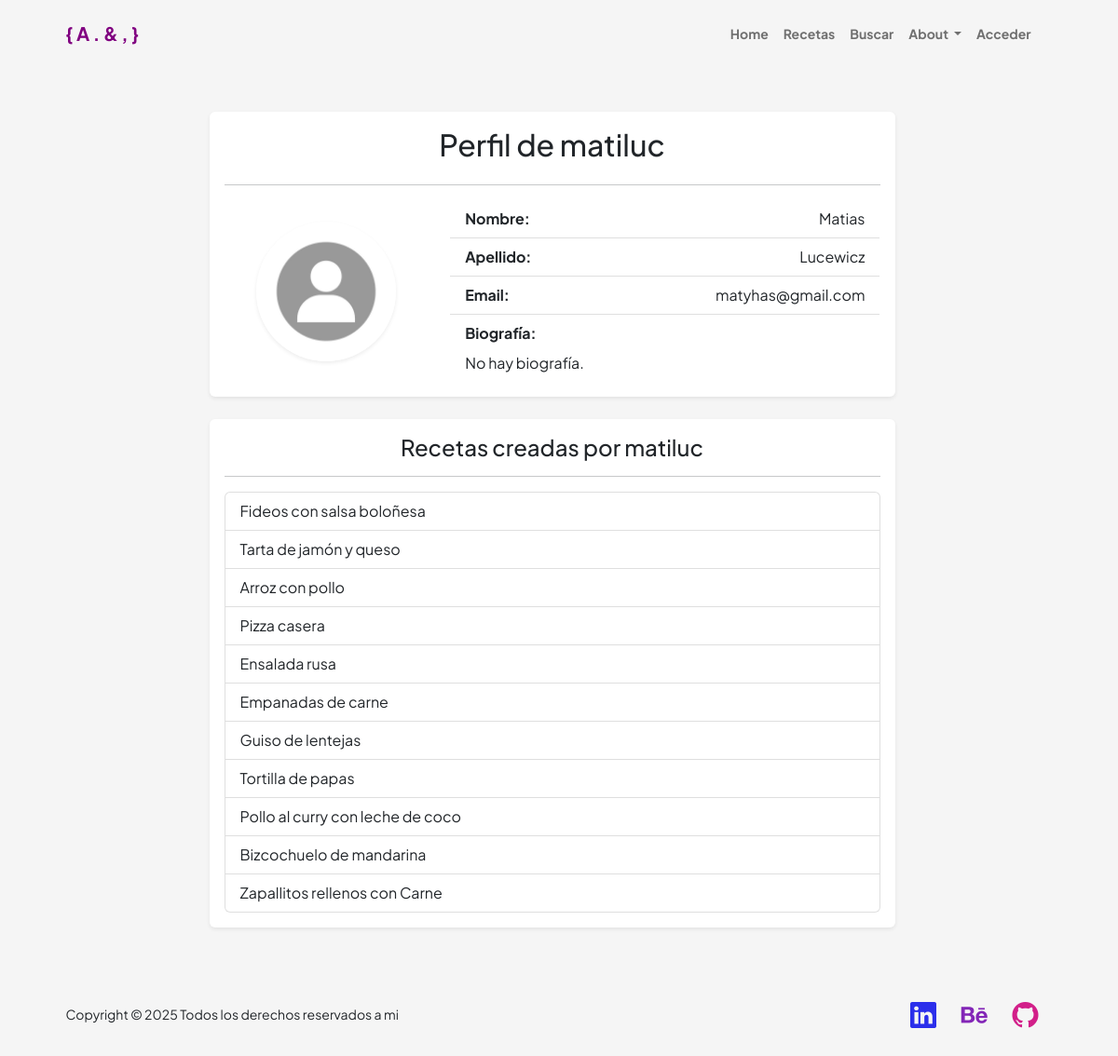
/perfil/matiluc/, run on an earlier commit of the app's database.
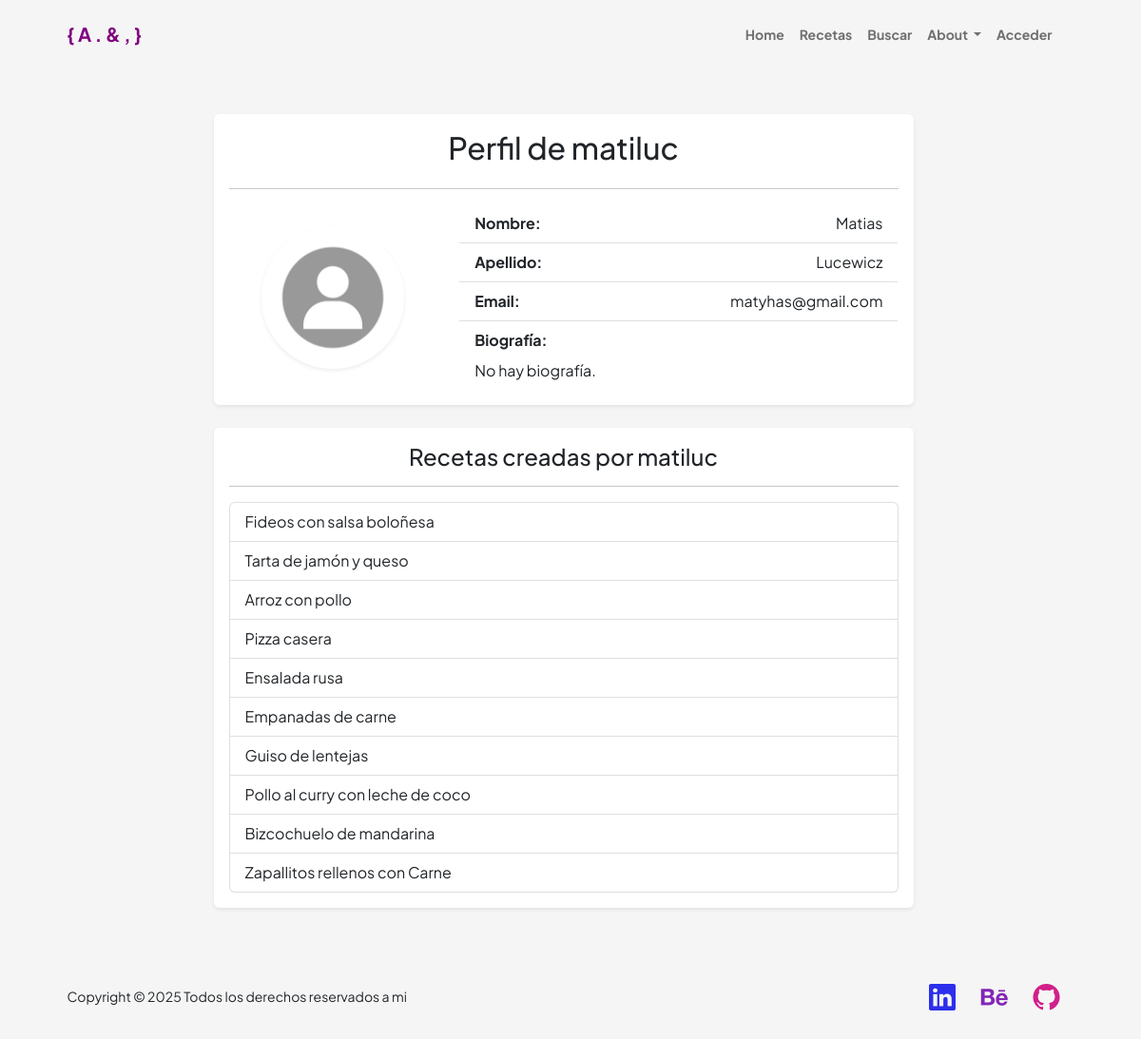
And on a later commit of the database.
### portfolio/models.py (models this page shows, shortened)
class Receta(models.Model):
    titulo = models.CharField(max_length=100)
    foto = models.ImageField(upload_to='recetas/', null=True, blank=True)
    categorias = models.JSONField(default=list, blank=True, null=True)
    receta = RichTextField(blank=False)
    fecha = models.DateField(default=timezone.now)  # <-- FECHA
    autor = models.ForeignKey(User, on_delete=models.CASCADE)  # <-- AUTOR

### portfolio/views.py (the view)
# urls.py: path('perfil/<str:username>/', views.perfil_publico, name='perfil_publico'), # PARA VER PERFIL PÚBLICO
def perfil_publico(request, username):
    user = get_object_or_404(User, username=username)
    recetas = Receta.objects.filter(autor=user).order_by('-fecha')
    try:
        perfil = user.perfil
    except Perfil.DoesNotExist:
        perfil = None
    return render(request, 'portfolio/usuario/perfil_publico.html', {
        'user': user,
        'recetas': recetas,
        'perfil': perfil,
    })

### portfolio/models.py (called while the page is built)
    def get_avatar_url(self):
        if self.avatar and os.path.isfile(self.avatar.path):
            return self.avatar.url
        return static('portfolio/img/default-avatar.jpg')

### portfolio/templates/portfolio/usuario/perfil_publico.html (shortened to what this page needs)
{% extends 'portfolio/padre.html' %}
{% load static %}
{% block contenido %}
<div class="container py-5">
    <div class="row justify-content-center">
        <div class="col-12 col-md-8">
            <div class="card shadow-sm border-0 rounded-lg">
                <div class="card-body">
                    <h2 class="card-title text-center mb-4">Perfil de {{ user.username }}</h2>
                    <hr>
                    <div class="row align-items-center">
                        <div class="col-12 col-md-4 text-center mb-4 mb-md-0">
                            <img id="avatar_preview"
                                src="{{ user.perfil.get_avatar_url }}"
                                alt="Avatar"
                                class="rounded-circle img-fluid shadow-sm"
                                style="width: 150px; height: 150px; object-fit: cover;">
                        </div>
                        <div class="col-12 col-md-8">
                            <ul class="list-group list-group-flush">
                                <li class="list-group-item d-flex justify-content-between align-items-center">
                                    <strong>Nombre:</strong>
                                    <span>{{ user.first_name|default:"-" }}</span>
                                </li>
                                <li class="list-group-item d-flex justify-content-between align-items-center">
                                    <strong>Apellido:</strong>
                                    <span>{{ user.last_name|default:"-" }}</span>
                                </li>
                                <li class="list-group-item d-flex justify-content-between align-items-center">
                                    <strong>Email:</strong>
                                    <span>{{ user.email|default:"-" }}</span>
                                </li>
                                <li class="list-group-item">
                                    <strong>Biografía:</strong>
                                    <p class="mt-2 mb-0">{{ user.perfil.biografia|default:"No hay biografía." }}</p>
                                </li>
                            </ul>
                        </div>
                    </div>
                </div>
            </div>
            <div class="card shadow-sm border-0 rounded-lg mt-4">
                <div class="card-body">
                    <h4 class="card-title text-center mb-3">Recetas creadas por {{ user.username }}</h4>
                    <hr>
                    {% if recetas %}
                        <div class="list-group">
                            {% for receta in recetas %}
                                <a href="{% url 'detalle_receta' receta.pk %}" class="list-group-item list-group-item-action">
                                    {{ receta.titulo }}
                                </a>
                            {% endfor %}
                        </div>
                    {% else %}
                        <p class="text-center text-muted">No hay recetas creadas por este usuario.</p>
                    {% endif %}
                </div>
            </div>
        </div>
    </div>
</div>
{% endblock %}

What changed in the data, as far as the page shows it:
removed Receta: titulo "Tortilla de papas"
